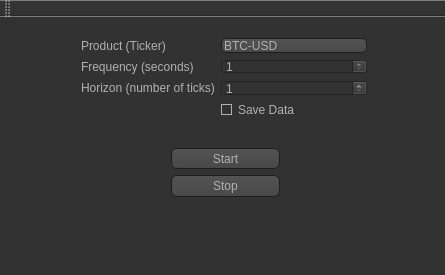
<?xml version="1.0" encoding="UTF-8"?>
<ui version="4.0">
 <class>MainWindow</class>
 <widget class="QMainWindow" name="MainWindow">
  <property name="geometry">
   <rect>
    <x>0</x>
    <y>0</y>
    <width>445</width>
    <height>275</height>
   </rect>
  </property>
  <property name="windowTitle">
   <string>BitCoin Trader v 0.2</string>
  </property>
  <property name="styleSheet">
   <string notr="true">QToolTip
{
     border: 1px solid black;
     background-color: #ffa02f;
     padding: 1px;
     border-radius: 3px;
     opacity: 100;
}

QWidget
{
    color: #b1b1b1;
    background-color: #323232;
}

QWidget:item:hover
{
    background-color: QLinearGradient( x1: 0, y1: 0, x2: 0, y2: 1, stop: 0 #ffa02f, stop: 1 #ca0619);
    color: #000000;
}

QWidget:item:selected
{
    background-color: QLinearGradient( x1: 0, y1: 0, x2: 0, y2: 1, stop: 0 #ffa02f, stop: 1 #d7801a);
}

QMenuBar::item
{
    background: transparent;
}

QMenuBar::item:selected
{
    background: transparent;
    border: 1px solid #ffaa00;
}

QMenuBar::item:pressed
{
    background: #444;
    border: 1px solid #000;
    background-color: QLinearGradient(
        x1:0, y1:0,
        x2:0, y2:1,
        stop:1 #212121,
        stop:0.4 #343434/*,
        stop:0.2 #343434,
        stop:0.1 #ffaa00*/
    );
    margin-bottom:-1px;
    padding-bottom:1px;
}

QMenu
{
    border: 1px solid #000;
}

QMenu::item
{
    padding: 2px 20px 2px 20px;
}

QMenu::item:selected
{
    color: #000000;
}

QWidget:disabled
{
    color: #404040;
    background-color: #323232;
}

QAbstractItemView
{
    background-color: QLinearGradient( x1: 0, y1: 0, x2: 0, y2: 1, stop: 0 #4d4d4d, stop: 0.1 #646464, stop: 1 #5d5d5d);
}

QWidget:focus
{
    /*border: 2px solid QLinearGradient( x1: 0, y1: 0, x2: 0, y2: 1, stop: 0 #ffa02f, stop: 1 #d7801a);*/
}

QLineEdit
{
    background-color: QLinearGradient( x1: 0, y1: 0, x2: 0, y2: 1, stop: 0 #4d4d4d, stop: 0 #646464, stop: 1 #5d5d5d);
    padding: 1px;
    border-style: solid;
    border: 1px solid #1e1e1e;
    border-radius: 5;
}

QPushButton
{
    color: #b1b1b1;
    background-color: QLinearGradient( x1: 0, y1: 0, x2: 0, y2: 1, stop: 0 #565656, stop: 0.1 #525252, stop: 0.5 #4e4e4e, stop: 0.9 #4a4a4a, stop: 1 #464646);
    border-width: 1px;
    border-color: #1e1e1e;
    border-style: solid;
    border-radius: 6;
    padding: 3px;
    font-size: 12px;
    padding-left: 5px;
    padding-right: 5px;
}

QPushButton:pressed
{
    background-color: QLinearGradient( x1: 0, y1: 0, x2: 0, y2: 1, stop: 0 #2d2d2d, stop: 0.1 #2b2b2b, stop: 0.5 #292929, stop: 0.9 #282828, stop: 1 #252525);
}

QComboBox
{
    selection-background-color: #ffaa00;
    background-color: QLinearGradient( x1: 0, y1: 0, x2: 0, y2: 1, stop: 0 #565656, stop: 0.1 #525252, stop: 0.5 #4e4e4e, stop: 0.9 #4a4a4a, stop: 1 #464646);
    border-style: solid;
    border: 1px solid #1e1e1e;
    border-radius: 5;
}

QComboBox:hover,QPushButton:hover
{
    border: 2px solid QLinearGradient( x1: 0, y1: 0, x2: 0, y2: 1, stop: 0 #ffa02f, stop: 1 #d7801a);
}


QComboBox:on
{
    padding-top: 3px;
    padding-left: 4px;
    background-color: QLinearGradient( x1: 0, y1: 0, x2: 0, y2: 1, stop: 0 #2d2d2d, stop: 0.1 #2b2b2b, stop: 0.5 #292929, stop: 0.9 #282828, stop: 1 #252525);
    selection-background-color: #ffaa00;
}

QComboBox QAbstractItemView
{
    border: 2px solid darkgray;
    selection-background-color: QLinearGradient( x1: 0, y1: 0, x2: 0, y2: 1, stop: 0 #ffa02f, stop: 1 #d7801a);
}

QComboBox::drop-down
{
     subcontrol-origin: padding;
     subcontrol-position: top right;
     width: 15px;

     border-left-width: 0px;
     border-left-color: darkgray;
     border-left-style: solid; /* just a single line */
     border-top-right-radius: 3px; /* same radius as the QComboBox */
     border-bottom-right-radius: 3px;
 }

QComboBox::down-arrow
{
     image: url(:/down_arrow.png);
}

QGroupBox:focus
{
border: 2px solid QLinearGradient( x1: 0, y1: 0, x2: 0, y2: 1, stop: 0 #ffa02f, stop: 1 #d7801a);
}

QTextEdit:focus
{
    border: 2px solid QLinearGradient( x1: 0, y1: 0, x2: 0, y2: 1, stop: 0 #ffa02f, stop: 1 #d7801a);
}

QScrollBar:horizontal {
     border: 1px solid #222222;
     background: QLinearGradient( x1: 0, y1: 0, x2: 0, y2: 1, stop: 0.0 #121212, stop: 0.2 #282828, stop: 1 #484848);
     height: 7px;
     margin: 0px 16px 0 16px;
}

QScrollBar::handle:horizontal
{
      background: QLinearGradient( x1: 0, y1: 0, x2: 1, y2: 0, stop: 0 #ffa02f, stop: 0.5 #d7801a, stop: 1 #ffa02f);
      min-height: 20px;
      border-radius: 2px;
}

QScrollBar::add-line:horizontal {
      border: 1px solid #1b1b19;
      border-radius: 2px;
      background: QLinearGradient( x1: 0, y1: 0, x2: 1, y2: 0, stop: 0 #ffa02f, stop: 1 #d7801a);
      width: 14px;
      subcontrol-position: right;
      subcontrol-origin: margin;
}

QScrollBar::sub-line:horizontal {
      border: 1px solid #1b1b19;
      border-radius: 2px;
      background: QLinearGradient( x1: 0, y1: 0, x2: 1, y2: 0, stop: 0 #ffa02f, stop: 1 #d7801a);
      width: 14px;
     subcontrol-position: left;
     subcontrol-origin: margin;
}

QScrollBar::right-arrow:horizontal, QScrollBar::left-arrow:horizontal
{
      border: 1px solid black;
      width: 1px;
      height: 1px;
      background: white;
}

QScrollBar::add-page:horizontal, QScrollBar::sub-page:horizontal
{
      background: none;
}

QScrollBar:vertical
{
      background: QLinearGradient( x1: 0, y1: 0, x2: 1, y2: 0, stop: 0.0 #121212, stop: 0.2 #282828, stop: 1 #484848);
      width: 7px;
      margin: 16px 0 16px 0;
      border: 1px solid #222222;
}

QScrollBar::handle:vertical
{
      background: QLinearGradient( x1: 0, y1: 0, x2: 0, y2: 1, stop: 0 #ffa02f, stop: 0.5 #d7801a, stop: 1 #ffa02f);
      min-height: 20px;
      border-radius: 2px;
}

QScrollBar::add-line:vertical
{
      border: 1px solid #1b1b19;
      border-radius: 2px;
      background: QLinearGradient( x1: 0, y1: 0, x2: 0, y2: 1, stop: 0 #ffa02f, stop: 1 #d7801a);
      height: 14px;
      subcontrol-position: bottom;
      subcontrol-origin: margin;
}

QScrollBar::sub-line:vertical
{
      border: 1px solid #1b1b19;
      border-radius: 2px;
      background: QLinearGradient( x1: 0, y1: 0, x2: 0, y2: 1, stop: 0 #d7801a, stop: 1 #ffa02f);
      height: 14px;
      subcontrol-position: top;
      subcontrol-origin: margin;
}

QScrollBar::up-arrow:vertical, QScrollBar::down-arrow:vertical
{
      border: 1px solid black;
      width: 1px;
      height: 1px;
      background: white;
}


QScrollBar::add-page:vertical, QScrollBar::sub-page:vertical
{
      background: none;
}

QTextEdit
{
    background-color: #242424;
}

QPlainTextEdit
{
    background-color: #242424;
}

QHeaderView::section
{
    background-color: QLinearGradient(x1:0, y1:0, x2:0, y2:1, stop:0 #616161, stop: 0.5 #505050, stop: 0.6 #434343, stop:1 #656565);
    color: white;
    padding-left: 4px;
    border: 1px solid #6c6c6c;
}

QCheckBox:disabled
{
color: #414141;
}

QDockWidget::title
{
    text-align: center;
    spacing: 3px; /* spacing between items in the tool bar */
    background-color: QLinearGradient(x1:0, y1:0, x2:0, y2:1, stop:0 #323232, stop: 0.5 #242424, stop:1 #323232);
}

QDockWidget::close-button, QDockWidget::float-button
{
    text-align: center;
    spacing: 1px; /* spacing between items in the tool bar */
    background-color: QLinearGradient(x1:0, y1:0, x2:0, y2:1, stop:0 #323232, stop: 0.5 #242424, stop:1 #323232);
}

QDockWidget::close-button:hover, QDockWidget::float-button:hover
{
    background: #242424;
}

QDockWidget::close-button:pressed, QDockWidget::float-button:pressed
{
    padding: 1px -1px -1px 1px;
}

QMainWindow::separator
{
    background-color: QLinearGradient(x1:0, y1:0, x2:0, y2:1, stop:0 #161616, stop: 0.5 #151515, stop: 0.6 #212121, stop:1 #343434);
    color: white;
    padding-left: 4px;
    border: 1px solid #4c4c4c;
    spacing: 3px; /* spacing between items in the tool bar */
}

QMainWindow::separator:hover
{

    background-color: QLinearGradient(x1:0, y1:0, x2:0, y2:1, stop:0 #d7801a, stop:0.5 #b56c17 stop:1 #ffa02f);
    color: white;
    padding-left: 4px;
    border: 1px solid #6c6c6c;
    spacing: 3px; /* spacing between items in the tool bar */
}

QToolBar::handle
{
     spacing: 3px; /* spacing between items in the tool bar */
     background: url(:/images/handle.png);
}

QMenu::separator
{
    height: 2px;
    background-color: QLinearGradient(x1:0, y1:0, x2:0, y2:1, stop:0 #161616, stop: 0.5 #151515, stop: 0.6 #212121, stop:1 #343434);
    color: white;
    padding-left: 4px;
    margin-left: 10px;
    margin-right: 5px;
}

QProgressBar
{
    border: 2px solid grey;
    border-radius: 5px;
    text-align: center;
}

QProgressBar::chunk
{
    background-color: #d7801a;
    width: 2.15px;
    margin: 0.5px;
}

QTabBar::tab {
    color: #b1b1b1;
    border: 1px solid #444;
    border-bottom-style: none;
    background-color: #323232;
    padding-left: 10px;
    padding-right: 10px;
    padding-top: 3px;
    padding-bottom: 2px;
    margin-right: -1px;
}

QTabWidget::pane {
    border: 1px solid #444;
    top: 1px;
}

QTabBar::tab:last
{
    margin-right: 0; /* the last selected tab has nothing to overlap with on the right */
    border-top-right-radius: 3px;
}

QTabBar::tab:first:!selected
{
 margin-left: 0px; /* the last selected tab has nothing to overlap with on the right */


    border-top-left-radius: 3px;
}

QTabBar::tab:!selected
{
    color: #b1b1b1;
    border-bottom-style: solid;
    margin-top: 3px;
    background-color: QLinearGradient(x1:0, y1:0, x2:0, y2:1, stop:1 #212121, stop:.4 #343434);
}

QTabBar::tab:selected
{
    border-top-left-radius: 3px;
    border-top-right-radius: 3px;
    margin-bottom: 0px;
}

QTabBar::tab:!selected:hover
{
    /*border-top: 2px solid #ffaa00;
    padding-bottom: 3px;*/
    border-top-left-radius: 3px;
    border-top-right-radius: 3px;
    background-color: QLinearGradient(x1:0, y1:0, x2:0, y2:1, stop:1 #212121, stop:0.4 #343434, stop:0.2 #343434, stop:0.1 #ffaa00);
}

QRadioButton::indicator:checked, QRadioButton::indicator:unchecked{
    color: #b1b1b1;
    background-color: #323232;
    border: 1px solid #b1b1b1;
    border-radius: 6px;
}

QRadioButton::indicator:checked
{
    background-color: qradialgradient(
        cx: 0.5, cy: 0.5,
        fx: 0.5, fy: 0.5,
        radius: 1.0,
        stop: 0.25 #ffaa00,
        stop: 0.3 #323232
    );
}

QCheckBox::indicator{
    color: #b1b1b1;
    background-color: #323232;
    border: 1px solid #b1b1b1;
    width: 9px;
    height: 9px;
}

QRadioButton::indicator
{
    border-radius: 6px;
}

QRadioButton::indicator:hover, QCheckBox::indicator:hover
{
    border: 1px solid #ffaa00;
}

QCheckBox::indicator:checked
{
    image:url(Images/checkbox.png);
}

QCheckBox::indicator:disabled, QRadioButton::indicator:disabled
{
    border: 1px solid #444;
}</string>
  </property>
  <widget class="QWidget" name="centralWidget">
   <widget class="QWidget" name="formLayoutWidget">
    <property name="geometry">
     <rect>
      <x>70</x>
      <y>10</y>
      <width>308</width>
      <height>101</height>
     </rect>
    </property>
    <layout class="QFormLayout" name="formLayout">
     <item row="0" column="0">
      <widget class="QLabel" name="productLabel">
       <property name="text">
        <string>Product (Ticker)</string>
       </property>
      </widget>
     </item>
     <item row="1" column="0">
      <widget class="QLabel" name="frequencyLabel">
       <property name="text">
        <string>Frequency (seconds)</string>
       </property>
      </widget>
     </item>
     <item row="2" column="0">
      <widget class="QLabel" name="label">
       <property name="text">
        <string>Horizon (number of ticks)</string>
       </property>
      </widget>
     </item>
     <item row="1" column="1">
      <widget class="QSpinBox" name="frequencyInput">
       <property name="minimum">
        <number>1</number>
       </property>
       <property name="maximum">
        <number>5000</number>
       </property>
       <property name="value">
        <number>1</number>
       </property>
      </widget>
     </item>
     <item row="2" column="1">
      <widget class="QSpinBox" name="horizonInput">
       <property name="minimum">
        <number>1</number>
       </property>
       <property name="maximum">
        <number>5000</number>
       </property>
      </widget>
     </item>
     <item row="0" column="1">
      <widget class="QFontComboBox" name="productInput">
       <property name="currentText">
        <string>BTC-USD</string>
       </property>
      </widget>
     </item>
     <item row="3" column="1">
      <widget class="QCheckBox" name="dataInput">
       <property name="text">
        <string>Save Data</string>
       </property>
      </widget>
     </item>
    </layout>
   </widget>
   <widget class="QWidget" name="formLayoutWidget_2">
    <property name="geometry">
     <rect>
      <x>160</x>
      <y>120</y>
      <width>131</width>
      <height>71</height>
     </rect>
    </property>
    <layout class="QFormLayout" name="formLayout_2">
     <item row="1" column="0" colspan="2">
      <widget class="QPushButton" name="stopButton">
       <property name="text">
        <string>Stop</string>
       </property>
      </widget>
     </item>
     <item row="0" column="0" colspan="2">
      <widget class="QPushButton" name="startButton">
       <property name="text">
        <string>Start</string>
       </property>
      </widget>
     </item>
    </layout>
   </widget>
  </widget>
  <widget class="QMenuBar" name="menuBar">
   <property name="geometry">
    <rect>
     <x>0</x>
     <y>0</y>
     <width>445</width>
     <height>21</height>
    </rect>
   </property>
  </widget>
  <widget class="QToolBar" name="mainToolBar">
   <attribute name="toolBarArea">
    <enum>TopToolBarArea</enum>
   </attribute>
   <attribute name="toolBarBreak">
    <bool>false</bool>
   </attribute>
  </widget>
  <widget class="QStatusBar" name="statusBar"/>
 </widget>
 <layoutdefault spacing="6" margin="11"/>
 <resources/>
 <connections/>
</ui>
